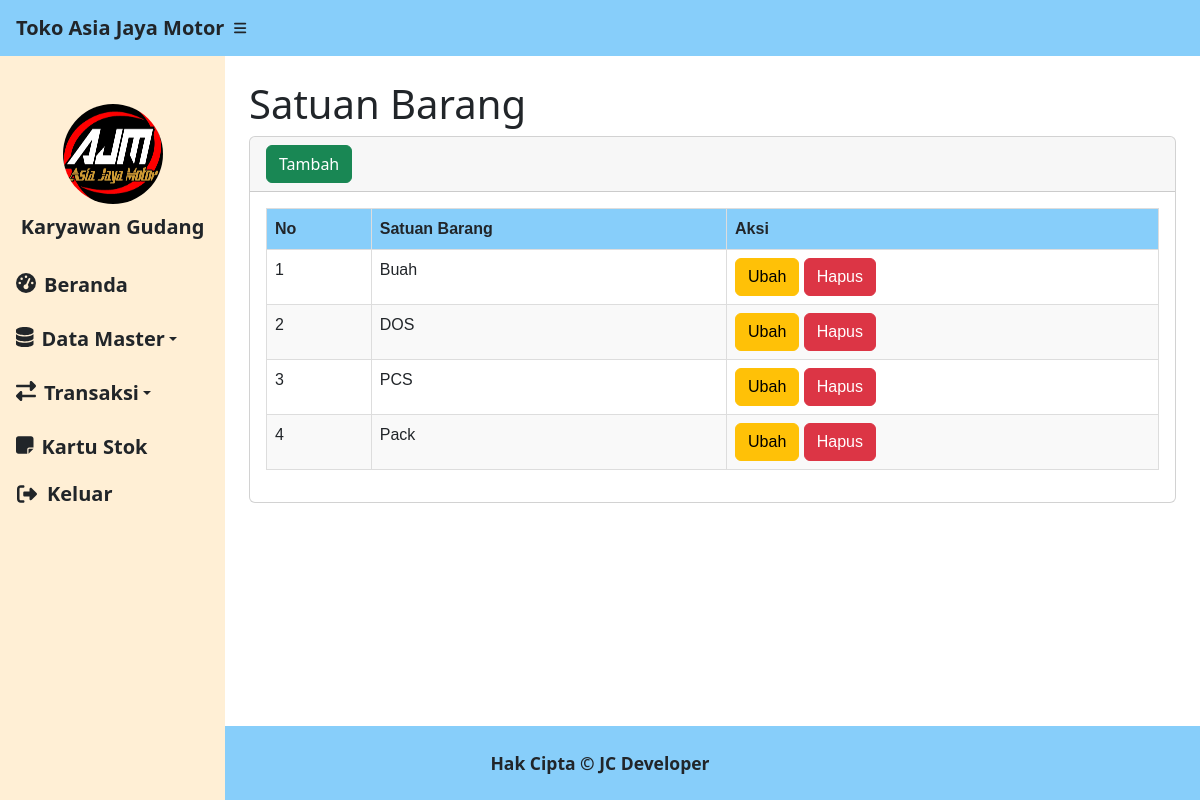
The page /satuan.php (signed in) on the database its author committed.
### tables this page shows
CREATE TABLE `satuan` (
  `id_satuan` int(11) NOT NULL,
  `satuan` varchar(100) NOT NULL
);

### satuan.php (the view, shortened to what this page needs)
<?php
require 'fungsi.php';
?>
<!DOCTYPE html>
<html lang="en">
<head>
    <link href="https://cdn.jsdelivr.net/npm/simple-datatables@7.1.2/dist/style.min.css" rel="stylesheet">
    <link href="css/styles.css" rel="stylesheet">
</head>
<body class="sb-nav-fixed">
    <nav class="sb-topnav navbar navbar-expand navbar-dark navmain">
        <a class="navbar-brand ps-3 text-dark" style="font-weight: bold;" href="index.php">Toko Asia Jaya Motor</a>
        <button class="btn btn-link btn-sm order-1 order-lg-0 me-4 me-lg-0" id="sidebarToggle" href="#!"><i class="fas fa-bars text-dark" style="font-weight: bold;"></i></button>
    </nav>
    <div id="layoutSidenav">
        <div id="layoutSidenav_nav">
            <nav class="sb-sidenav accordion navsecond" id="sidenavAccordion">
                <div class="container text-center mt-5">
                    <img src="./img/logo-ajm.jpeg" class="rounded-circle mx-auto" style="width: 100px; height: 100px;">
                    <p class="mt-2 text-dark fs-5" style="font-weight: bold;">Karyawan Gudang</p>
                </div>
                <div class="sb-sidenav-menu">
                    <div class="nav">
                        <a class="nav-link text-white" href="beranda.php">
                            <div class="sb-nav-link-icon"><i class="fas fa-tachometer-alt fs-5 text-dark"></i></div>
                            <p class="mb-0 fs-5 hover-effect text-dark" style="font-weight: bold;">Beranda</p>
                        </a>
                        <li class="nav-item dropdown">
                            <a class="nav-link dropdown-toggle text-dark" id="stokBarangDropdown" role="button" data-bs-toggle="dropdown" aria-haspopup="true" aria-expanded="false">
                                <div class="sb-nav-link-icon"><i class="fas fa-database fs-5 text-dark"></i></div>
                                <span class="mb-0 fs-5 hover-effect text-dark" style="font-weight: bold;">Data Master</span>
                            </a>
                        </li>
                        <li class="nav-item dropdown">
                            <a class="nav-link dropdown-toggle text-dark" id="stokBarangDropdown" role="button" data-bs-toggle="dropdown" aria-haspopup="true" aria-expanded="false">
                                <div class="sb-nav-link-icon"><i class="fas fa-exchange-alt fs-5 text-dark"></i></div>
                                <span class="mb-0 fs-5 hover-effect text-dark" style="font-weight: bold;">Transaksi</span>
                            </a>
                        </li>
                        <a class="nav-link text-white" href="kartustok.php">
                            <div class="sb-nav-link-icon"><i class="fa-solid fa-note-sticky fs-5 text-dark"></i></div>
                            <p class="mb-0 fs-5 hover-effect text-dark" style="font-weight: bold;">Kartu Stok</p>
                        </a>
                        <button onclick="confirmLogout()" class="btn btn-link btn-sm order-1 order-lg-0 me-4 me-lg-0 text-dark fs-5" style="font-weight: bold; text-decoration: none; display: flex; align-items: center;">
                            <div class="sb-nav-link-icon"><i class="fas fa-sign-out-alt fs-5 text-dark" style="margin-left: 8px;"></i></div>
                            <span style="margin-left: 10px;">Keluar</span>
                        </button>
                    </div>
                </div>
            </nav>
        </div>
        <div id="layoutSidenav_content">
            <main>
                <div class="container-fluid px-4">
                    <h1 class="mt-4">Satuan Barang</h1>
                    <div class="card mb-4">
                        <div class="card-header">
                            <button type="button" class="btn btn-success" data-bs-toggle="modal" data-bs-target="#myModal">
                                Tambah
                            </button>
                        </div>
                        <div class="card-body">
                            <table id="datatablesSimple" class="table table-bordered">
                                <thead>
                                    <tr>
                                        <th>No</th>
                                        <th>Satuan Barang</th>
                                        <th>Aksi</th>
                                    </tr>
                                </thead>
                                <tbody>
                                    <?php
                                    $ambilsemuadatasatuan = mysqli_query($conn, "SELECT * FROM `satuan`");
                                    $i = 1;
                                    while ($data = mysqli_fetch_array($ambilsemuadatasatuan)) {
                                        $satuan = $data['satuan'];
                                        $ids = $data['id_satuan'];
                                    ?>
                                        <tr>
                                            <td><?php echo $i++; ?></td>
                                            <td><?php echo $satuan; ?></td>
                                            <td>
                                                <button type="button" class="btn btn-warning" data-bs-toggle="modal" data-bs-target="#ubah<?php echo $ids; ?>">
                                                    Ubah
                                                </button>
                                                <button type="button" class="btn btn-danger" data-bs-toggle="modal" data-bs-target="#hapus<?php echo $ids; ?>">
                                                    Hapus
                                                </button>
                                            </td>
                                        </tr>
                                    <?php
                                    }
                                    ?>
                                </tbody>
                            </table>
                        </div>
                    </div>
                </div>
            </main>
            <footer class="py-4 mt-auto text-dark fs-5 footer fixed-bottom" style="font-weight: bold;">
                <div class="container-fluid px-4">
                    <div class="d-flex align-items-center justify-content-center small">
                        <div class="text-center font-weight-bold">Hak Cipta &copy; JC Developer</div>
                    </div>
                </div>
            </footer>
        </div>
    </div>
</body>
</html>

### satuan.php (style rules this page uses)
.navmain { background-color: #87CEFA }
.navsecond { background-color: #FFEFD5 }
.footer { background-color: #87CEFA }
#datatablesSimple { font-family: Arial, sans-serif; border-collapse: collapse; width: 100%; }
#datatablesSimple th, #datatablesSimple td { border: 1px solid #dddddd; text-align: left; padding: 8px; }
#datatablesSimple th { background-color: #87CEFA; }
#datatablesSimple tr:nth-child(even) { background-color: #f9f9f9; }

### rows shown on the page
satuan: satuan "Buah"
satuan: satuan "DOS"
satuan: satuan "PCS"
satuan: satuan "Pack"
